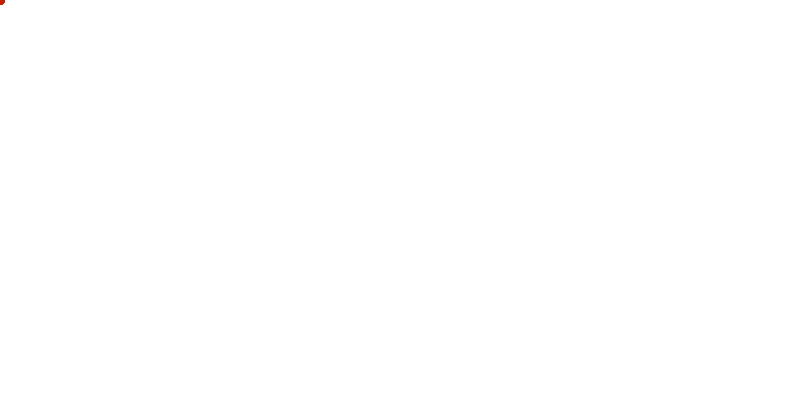
Frame 1 (no input)
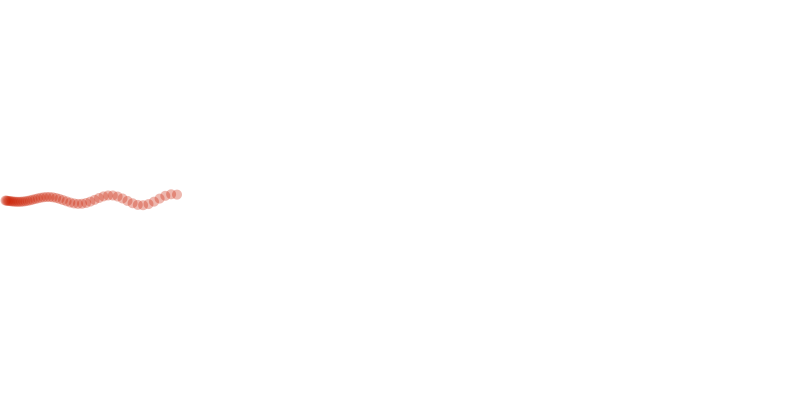
Frame 60 (the mouse pressed at the canvas centre just before this capture)
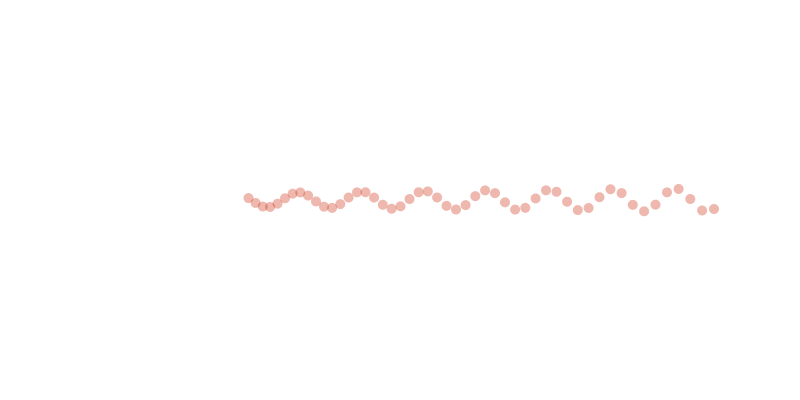
Frame 120 (the mouse held since frame 60 and released just before this capture)

The Processing sketch that drew these frames (run headless with seeded random() and noise(); from frame 60 on, the mouse is pressed at the canvas centre):

// Processing sketch: processing_157874
// ── processing_157874.pde

PointBuffer pointBuffer = new PointBuffer(50);
float x=0, y=0;
void setup() {
  size(800, 400);
  y=height/2;
}
float a=0;
float amp=0;
float ampInc=0.1;

void draw() {
  //rotate( radians(a++) );
  background(255);
  int bufferSize = pointBuffer.getSize();
  noStroke();
  fill(200, 30, 0, 80);
  for (int i=0;i<pointBuffer.getSize();i++) {
    ellipse(pointBuffer.point[i].x, pointBuffer.point[i].y, 10, 10);
  }

  if (amp > 100 || amp < 0) {
    ampInc*=(-1);
  }
    amp+=ampInc;
  if (x>width) {
    x=0;
  }

  pointBuffer.add(x+=amp, y+sin(x/10)*amp);
}

void mouseMoved() {
  //pointBuffer.add(mouseX, mouseY);
}

class PointBuffer {
  int ptr;
  Point[] point;

  public PointBuffer(int size) {

    this.point = new Point[size];

    for (int i=0;i<point.length;i++) {
      point[i] = new Point(0, 0);
    }
    ptr=0;
  }
  public void add(float x, float y) {
    if (ptr >point.length-1) {
      ptr=0;
    }

    point[ptr] = new Point(x, y); 

    ptr++;
  }
  public int getSize() {
    return point.length;
  }
}

class Point {
  public float x=0;
  public float y=0;
  public Point(float x, float y) {
    this.x=x;
    this.y=y;
  }
}
